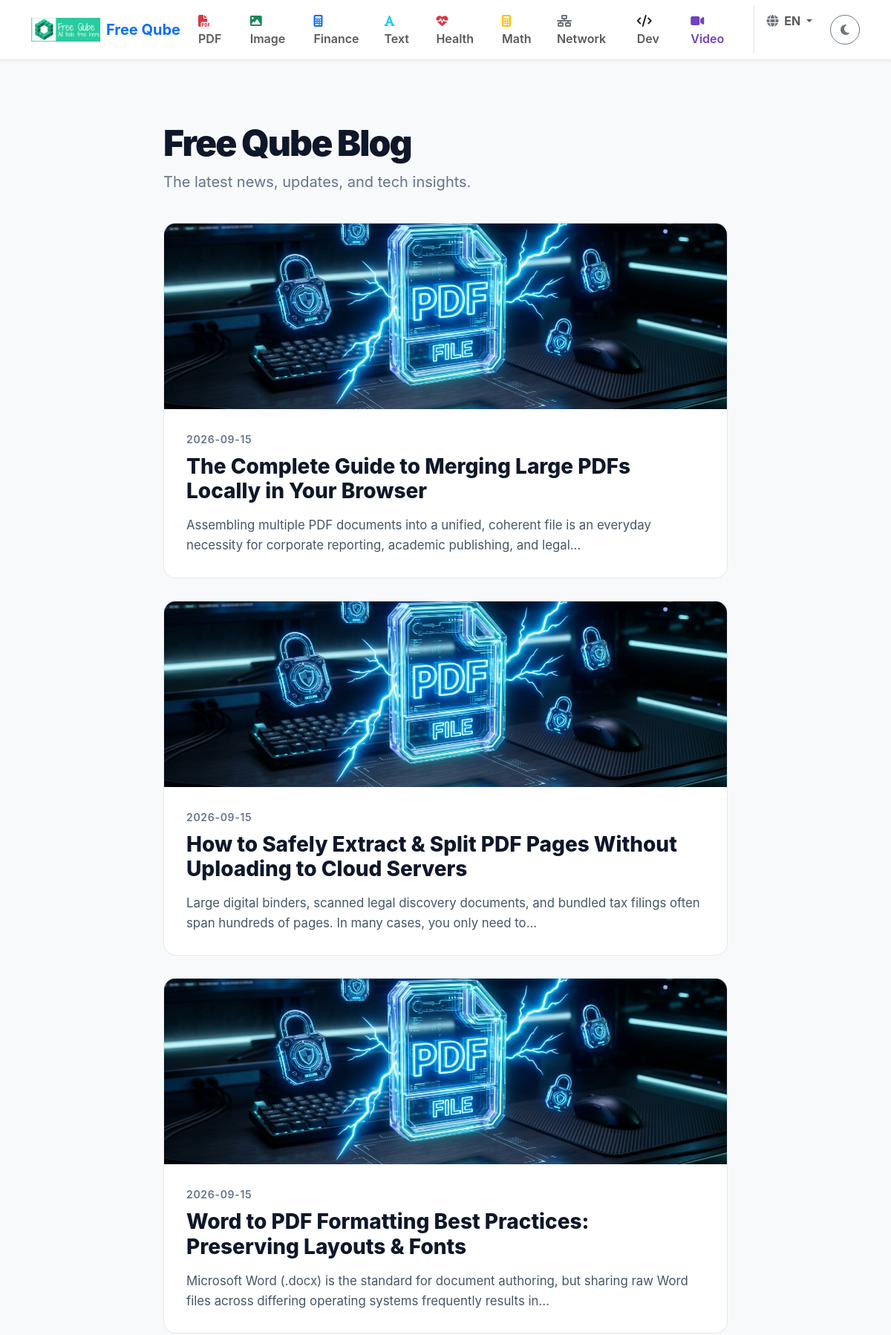
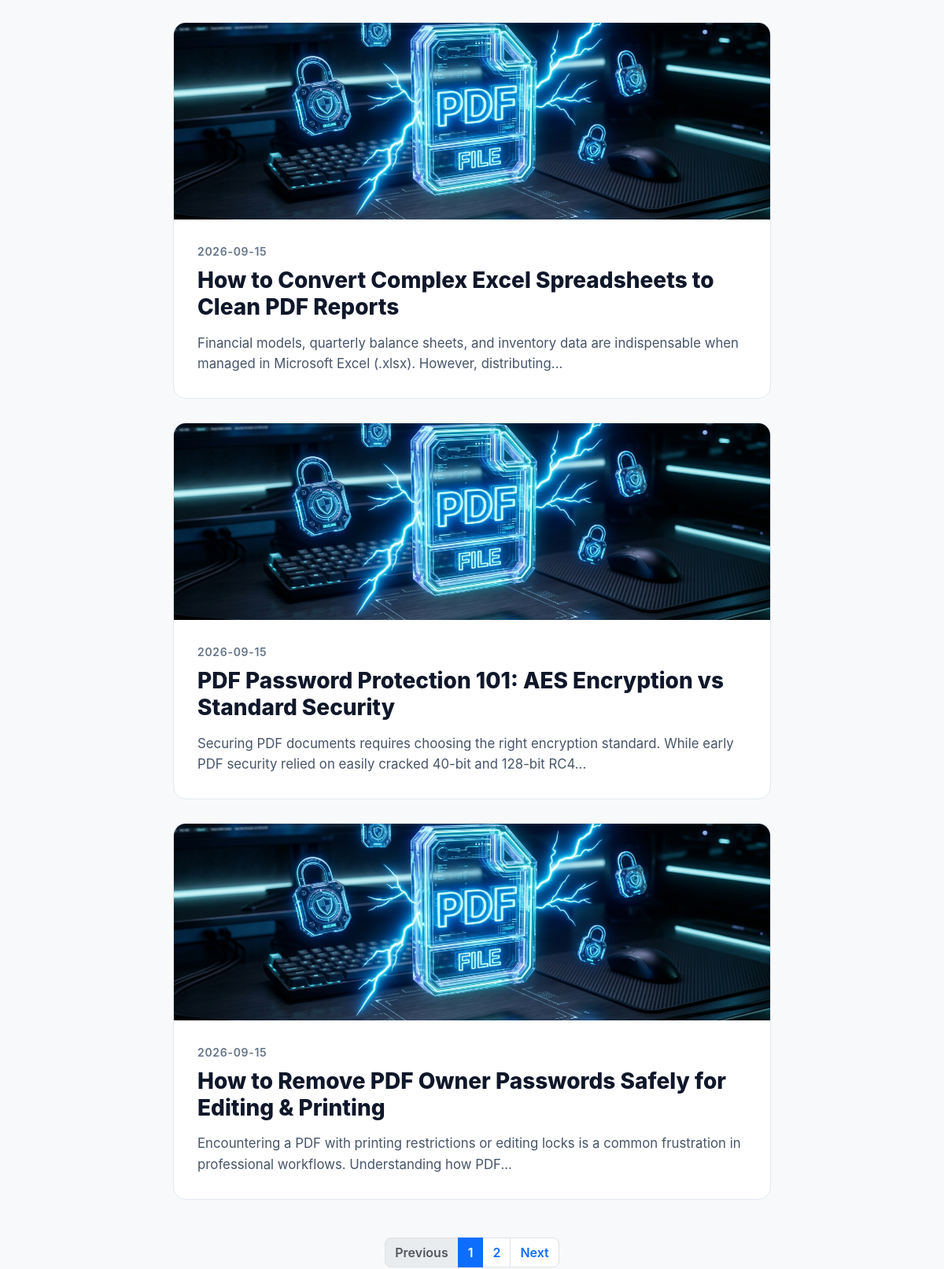
Screenshot of /blog/ (upper part) with the database file from the repository (2 pictures, top to bottom).
### tables this page shows
CREATE TABLE blogs (
            id INTEGER PRIMARY KEY AUTOINCREMENT,
            title TEXT NOT NULL,
            slug TEXT UNIQUE NOT NULL,
            content TEXT NOT NULL,
            image_path TEXT,
            created_at TIMESTAMP DEFAULT CURRENT_TIMESTAMP
        , comments_enabled INTEGER DEFAULT 1, is_hidden INTEGER DEFAULT 0);

### routes/blogs.py (the view)
@blogs_bp.route('/', methods=['GET'])
def index():
    page = request.args.get('page', 1, type=int)
    per_page = 6
    offset = (page - 1) * per_page
    conn = get_db_connection()
    c = conn.cursor()
    c.execute("SELECT COUNT(*) as count FROM blogs WHERE is_hidden = 0")
    total_blogs = c.fetchone()['count']
    total_pages = (total_blogs + per_page - 1) // per_page
    c.execute("SELECT * FROM blogs WHERE is_hidden = 0 ORDER BY created_at DESC LIMIT ? OFFSET ?", (per_page, offset))
    blogs = c.fetchall()
    conn.close()
    return render_template('blog_hub.html', blogs=blogs, page=page, total_pages=total_pages)

### app.py (called while the page is built)
@app.before_request
def set_language():
    lang = request.args.get('lang')
    if lang in SUPPORTED_LANGUAGES:
        g.lang = lang
    else:
        g.lang = request.cookies.get('lang', 'en')
        if g.lang not in SUPPORTED_LANGUAGES:
            g.lang = 'en'

@app.context_processor
def inject_translations():
    def t(key):
        if key in TRANSLATIONS and g.lang in TRANSLATIONS[key]:
            return TRANSLATIONS[key][g.lang]
        if key in TRANSLATIONS and 'en' in TRANSLATIONS[key]:
            return TRANSLATIONS[key]['en']
        return key
    return dict(t=t, current_lang=g.lang, supported_langs=SUPPORTED_LANGUAGES, year=2026)

@app.context_processor
def inject_features():
    try:
        conn = sqlite3.connect('blogs.db')
        conn.row_factory = sqlite3.Row
        c = conn.cursor()
        c.execute("SELECT key, value FROM settings WHERE key LIKE 'feature_%'")
        rows = c.fetchall()
        conn.close()
        features = defaultdict(lambda: True)
        for r in rows:
            features[r['key']] = (r['value'] == '1')
        return dict(features=features)
    except:
        return dict(features=defaultdict(lambda: True))

### routes/blogs.py (called while the page is built)
def get_db_connection():
    conn = sqlite3.connect('blogs.db')
    conn.row_factory = sqlite3.Row
    return conn

### templates/blog_hub.html (shortened to what this page needs)
{% extends "base.html" %}
{% block content %}
<div class="blog-hub">
    <h1 class="page-title">Free Qube Blog</h1>
    <p class="page-subtitle">The latest news, updates, and tech insights.</p>
    {% for blog in blogs %}
    <a href="/blog/{{ blog.slug }}" class="blog-card">
        {% if blog.image_path %}
        <img src="{{ blog.image_path }}" class="blog-image" alt="{{ blog.title }}">
        {% endif %}
        <div class="blog-content">
            <div class="blog-date">{{ blog.created_at.split(' ')[0] if blog.created_at else '' }}</div>
            <h2 class="blog-title">{{ blog.title }}</h2>
            <div class="blog-excerpt">{{ blog.content | striptags | truncate(150) }}</div>
        </div>
    </a>
    {% else %}
    <div class="text-center" style="padding: 60px 0; color: #64748b;">
        <h4>No blogs published yet.</h4>
        <p>Check back later for updates!</p>
    </div>
    {% endfor %}
    {% if total_pages and total_pages > 1 %}
    <nav aria-label="Blog pagination" class="mt-5">
        <ul class="pagination justify-content-center">
            <li class="page-item {% if page == 1 %}disabled{% endif %}">
                <a class="page-link" href="{{ url_for('blogs.index', page=page-1) }}" tabindex="-1" style="border-radius: 8px 0 0 8px; font-weight: 600;">Previous</a>
            </li>
            {% for p in range(1, total_pages + 1) %}
            <li class="page-item {% if p == page %}active{% endif %}">
                <a class="page-link" href="{{ url_for('blogs.index', page=p) }}" style="font-weight: 600;">{{ p }}</a>
            </li>
            {% endfor %}
            <li class="page-item {% if page == total_pages %}disabled{% endif %}">
                <a class="page-link" href="{{ url_for('blogs.index', page=page+1) }}" style="border-radius: 0 8px 8px 0; font-weight: 600;">Next</a>
            </li>
        </ul>
    </nav>
    {% endif %}
</div>
{% endblock %}

### static/style.css (style rules this page uses)
body { font-family: 'Inter', 'Segoe UI', Tahoma, Geneva, Verdana, sans-serif; display: flex; flex-direction: column; min-height: 100vh; }

### templates/blog_hub.html (style rules this page uses)
.blog-hub { max-width: 800px; margin: 60px auto; padding: 0 20px; }
.page-title { font-size: 3rem; font-weight: 900; letter-spacing: -0.04em; color: #0f172a; margin-bottom: 8px; }
.page-subtitle { font-size: 1.25rem; color: #64748b; margin-bottom: 40px; }
.blog-card { background: white; border-radius: 16px; border: 1px solid #e2e8f0; overflow: hidden; margin-bottom: 30px; transition: transform 0.2s, box-shadow 0.2s; display: block; text-decoration: none; color: inherit; }
.blog-image { width: 100%; height: 250px; object-fit: cover; }
.blog-content { padding: 30px; }
.blog-date { font-size: 0.875rem; color: #64748b; font-weight: 600; text-transform: uppercase; letter-spacing: 0.05em; margin-bottom: 10px; }
.blog-title { font-size: 1.75rem; font-weight: 800; color: #0f172a; margin-bottom: 15px; }
.blog-excerpt { font-size: 1.05rem; color: #475569; line-height: 1.6; }

### rows the page displays
blogs: image_path (picture), created_at "2026-09-15", title "The Complete Guide to Merging Large PDFs Locally in Your Browser", content "Assembling multiple PDF documents into a unified, coherent file is an everyday necessity for corporate reporting, academic publishing, and legal..."
blogs: image_path (picture), created_at "2026-09-15", title "How to Safely Extract & Split PDF Pages Without Uploading to Cloud Servers", content "Large digital binders, scanned legal discovery documents, and bundled tax filings often span hundreds of pages. In many cases, you only need to..."
blogs: image_path (picture), created_at "2026-09-15", title "Word to PDF Formatting Best Practices: Preserving Layouts & Fonts", content "Microsoft Word (.docx) is the standard for document authoring, but sharing raw Word files across differing operating systems frequently results in..."
blogs: image_path (picture), created_at "2026-09-15", title "How to Convert Complex Excel Spreadsheets to Clean PDF Reports", content "Financial models, quarterly balance sheets, and inventory data are indispensable when managed in Microsoft Excel (.xlsx). However, distributing..."
blogs: image_path (picture), created_at "2026-09-15", title "PDF Password Protection 101: AES Encryption vs Standard Security", content "Securing PDF documents requires choosing the right encryption standard. While early PDF security relied on easily cracked 40-bit and 128-bit RC4..."
blogs: image_path (picture), created_at "2026-09-15", title "How to Remove PDF Owner Passwords Safely for Editing & Printing", content "Encountering a PDF with printing restrictions or editing locks is a common frustration in professional workflows. Understanding how PDF..."

### other values shown
{{ t('nav_pdf') }} "PDF"
{{ t('nav_image') }} "Image"
{{ t('nav_finance') }} "Finance"
{{ t('nav_text') }} "Text"
{{ t('nav_health') }} "Health"
{{ t('nav_math') }} "Math"
{{ t('nav_network') }} "Network"
{{ t('nav_dev') }} "Dev"
{{ current_lang | upper }} "EN"
{{ p }} "1" "2"
